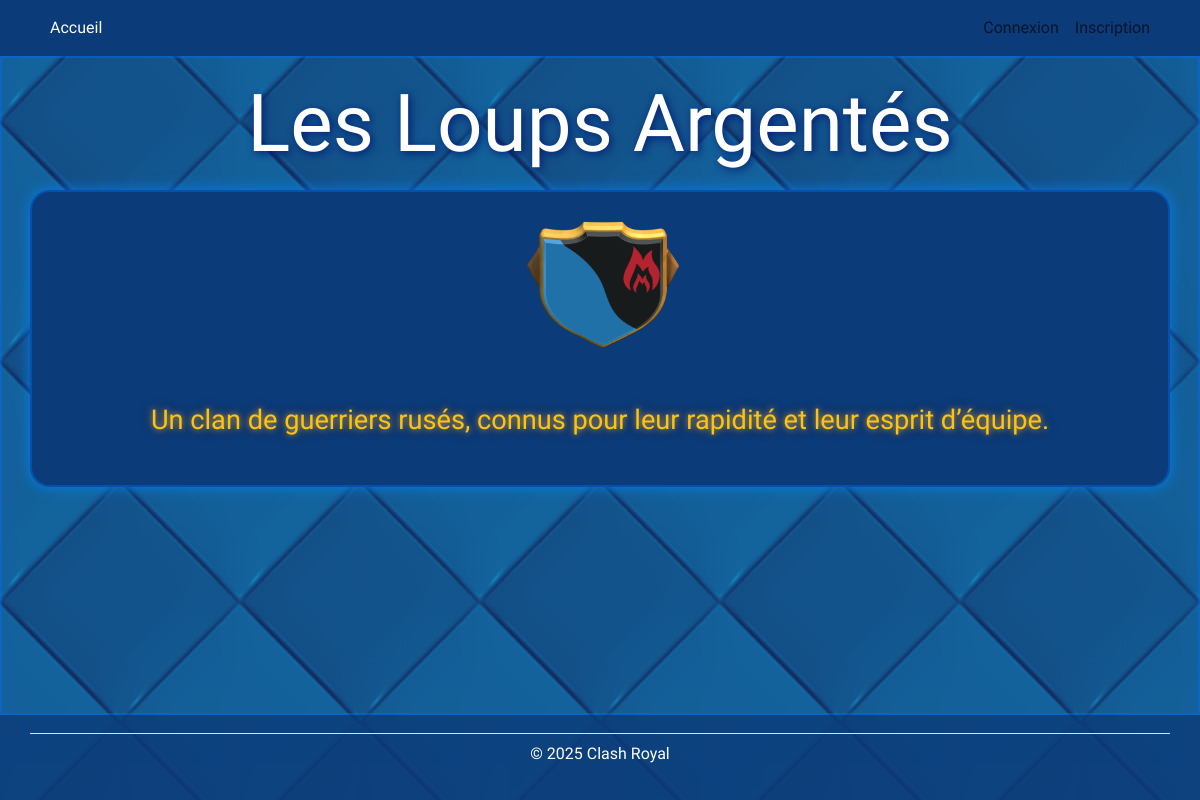
Before: /vue/clanDescriptif.php?id=1 with the older database file.
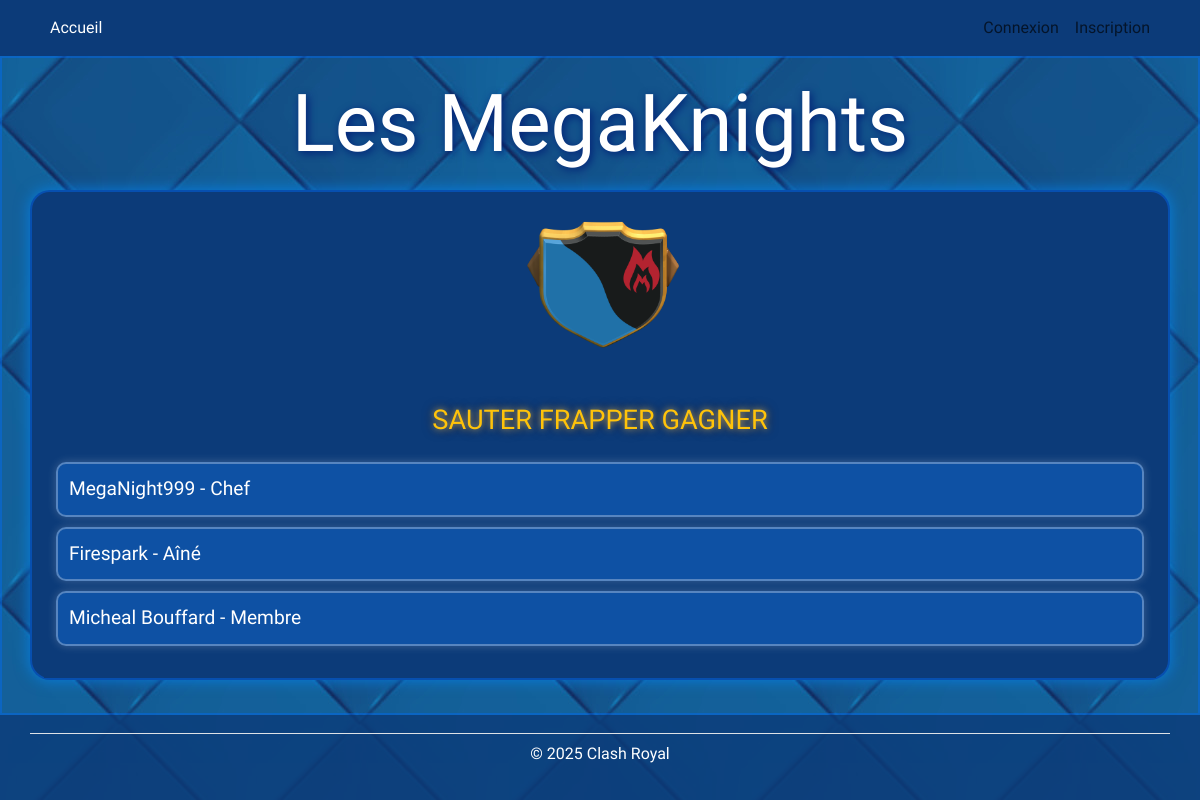
After: the same page with the newer database file.
### tables this page shows
CREATE TABLE Clan(
    Id_Clan INT AUTO_INCREMENT,
    nom_clan VARCHAR(150)  NOT NULL,
    description_clan VARCHAR(500)  NOT NULL,
    prive BOOLEAN NOT NULL,
    PRIMARY KEY(Id_Clan),
    UNIQUE(nom_clan)
);

CREATE TABLE UtilisateurClan(
    Id_Clan INT,
    Id_Utilisateur INT,
    Id_Role INT,
    PRIMARY KEY(Id_Clan, Id_Utilisateur, Id_Role),
    FOREIGN KEY(Id_Clan) REFERENCES Clan(Id_Clan),
    FOREIGN KEY(Id_Utilisateur) REFERENCES Utilisateur(Id_Utilisateur),
    FOREIGN KEY(Id_Role) REFERENCES Role(Id_Role)
);

CREATE TABLE Utilisateur(
    Id_Utilisateur INT AUTO_INCREMENT,
    nom VARCHAR(100)  NOT NULL,
    mot_de_passe VARCHAR(255)  NOT NULL,
    PRIMARY KEY(Id_Utilisateur),
    UNIQUE(nom)
);

CREATE TABLE Role(
    Id_Role INT AUTO_INCREMENT,
    role VARCHAR(30) ,
    PRIMARY KEY(Id_Role)
);

### modele/modeleClan.php (called while the page is built, shortened)
<?php
class ModeleClan
{
    public static function ObtenirClanParId($idClan)
    {
        $connexion = BD::ObtenirConnexion();
        $req = $connexion->prepare(
            "SELECT * FROM Clan WHERE Id_Clan = :Id_Clan"
        );
        $req->bindParam(':Id_Clan', $idClan);
        $req->execute();
        return $req;
    }
    public static function ObtenirUtilisateursClan($idClan)
    {
        $connexion = BD::ObtenirConnexion();
        $req = $connexion->prepare("SELECT Id_Utilisateur, Id_Role FROM UtilisateurClan WHERE Id_Clan = :idClan");
        $req->bindParam(':idClan', $idClan);
        $req->execute();
        return $req;
    }
    public static function ObtenirRoleNom($id_role)
    {
        $connexion = BD::ObtenirConnexion();
        $req = $connexion->prepare("SELECT role FROM Role WHERE Id_Role = :id_role");
        $req->bindParam(':id_role', $id_role);
        $req->execute();
        return $req;
    }
}
?>

### modele/modeleUtilisateurs.php (called while the page is built, shortened)
<?php
class ModeleUtilisateurs
{
    public static function ObtenirTout($idUtilisateur)
    {
        $connexion = BD::ObtenirConnexion();
        $req = $connexion->prepare(
            "SELECT * FROM Utilisateur WHERE Id_Utilisateur = :idUtilisateur"
        );
        $req->bindParam(':idUtilisateur', $idUtilisateur);
        $req->execute();
        return $req;
    }
}

### vue/clanDescriptif.php (the view, shortened to what this page needs)
<?php $titreOnglet = 'Clans';
require_once "modele/modeleClan.php";
require_once "modele/modeleUtilisateurs.php" ?>
<?php ob_start();
$requeteClans = ModeleClan::ObtenirClanParId($_GET['id']);
$clan = $requeteClans->fetch();
?>
<h1 class="text-center big-goofy-title"><?php echo $clan["nom_clan"]; ?></h1>
<div class="container bg-blue-900 tableau">
    <img class="ClanImage" src="Images/Clans/<?= htmlspecialchars($clan['Id_Clan']) ?>.png">
    <h2 class="text-center"><?php echo $clan["description_clan"] ?></h2>
    <div class="container bg-blue-900" style="padding-bottom: 2%;">
        <div>
            <?php $requeteUtilisateurs = ModeleClan::ObtenirUtilisateursClan($clan['Id_Clan']);
            while ($utilisateurs = $requeteUtilisateurs->fetch()) { ?>
                <div class="panel-nom" style="padding: 1%;" data-id="<?=$utilisateurs['Id_Utilisateur'] ?>">
                    <?php $requetenom = ModeleUtilisateurs::ObtenirTout($utilisateurs['Id_Utilisateur']);
                    $requeteRole = ModeleClan::ObtenirRoleNom($utilisateurs['Id_Role']);
                    $utilisateur = $requetenom->fetch();
                    $role = $requeteRole->fetch();
                    echo $utilisateur['nom'] . ' - ' . $role['role']; ?>
                </div>
            <?php } ?>
        </div>
    </div>
</div>
<?php $contenu = ob_get_clean(); ?>
<?php require 'vue/gabarit.php'; ?>

### vue/gabarit.php (shortened to what this page needs)
<!DOCTYPE html>
<html lang="fr">
<head>
    <link rel="stylesheet" href="css/style.css">
    <link href="https://cdn.jsdelivr.net/npm/bootstrap@5.3.8/dist/css/bootstrap.min.css" rel="stylesheet">
</head>
<body class="d-flex flex-column min-vh-100 p-0 m-0">
    <header class="bg-primary">
        <?php
        require_once 'vue/menu.php';
        ?>
    </header>
    <main class="pt-2 flex-fill bg-light">
        <?php
        echo $contenu;
        ?>
    </main>
    <footer>
        <p class="container text-center py-2 mt-2 border-top">&copy; 2025 Clash Royal </p>
    </footer>
</body>
</html>

### vue/menu.php (shortened to what this page needs)
<nav class="navbar navbar-expand-sm bg-blue-900" aria-label="Navigation principale">
    <div class="container">
        <div class="collapse navbar-collapse" id="navbar">
            <ul class="navbar-nav me-auto">
                <li class="nav-item">
                    <a
                        class="nav-link <?php NavClass("afficherPageAccueil"); ?> <?php NavClassDefault(); ?>"
                        href="index.php?action=afficherPageAccueil">
                        Accueil
                    </a>
                </li>
            </ul>
            <ul class="navbar-nav">
                <?php if (!estConnecte()) { ?>
                <li class="nav-item">
                    <a
                        class="nav-link <?php NavClass("afficherPageConnexion"); ?>"
                        href="index.php?action=afficherPageConnexion">
                        Connexion
                    </a>
                </li>
                <li class="nav-item">
                    <a
                        class="nav-link <?php NavClass("afficherPageInscription"); ?>"
                        href="index.php?action=afficherPageInscription">
                        Inscription
                    </a>
                </li>
                <?php } ?>
            </ul>
        </div>
    </div>
</nav>
<?php
function NavClass($menu)
{
    if (isset($_GET['action']) && $_GET['action'] === $menu) {
        echo ' active ';
    }
}
function NavClassDefault()
{
    if (!isset($_GET['action'])) {
        echo ' active ';
    }
}
function estConnecte()
{
    return isset($_SESSION['utilisateur']);
}
?>

### css/style.css (style rules this page uses)
body, main { font-family: 'Luckiest Guy', cursive; color: white; background-image: url("../Images/Autres/Background.jpg"); background-repeat: repeat; background-size: auto; background-attachment: fixed; }
header { font-family: 'Luckiest Guy', cursive; }
.nav-link.active { color: #ffffff !important; }
main { border: 2px solid rgba(0, 110, 255, 0.4); padding-bottom: 20px; }
footer { font-family: 'Luckiest Guy', cursive; text-align: center; padding: 10px; background-color: rgba(12, 59, 121, 0.8); color: white; position: relative; bottom: 0; width: 100%; padding-top: 10px; }
.tableau { border-radius: 20px; border: 2px solid rgba(0, 110, 255, 0.4); box-shadow: 0 0 15px rgba(0, 140, 255, 0.7); }
.bg-blue-900 { background-color: #0c3b79; }
.big-goofy-title { font-size: 5rem; text-shadow: 2px 2px 8px rgb(2, 29, 117); stroke: url(#ffffff); padding: 10px; }
h2.text-center { font-family: 'Luckiest Guy', cursive; font-size: 1.7rem; line-height: 1.6; text-align: center; max-width: 900px; margin: 20px auto; color: rgb(255, 195, 10); text-shadow: 0 0 6px rgba(255, 230, 120, 0.7), 0 0 12px rgb(74, 27, 1); }
.ClanImage { display: block; margin: 20px auto; width:15%; }
.panel-nom { background-color: rgba(16, 105, 207, 0.5); border: 2px solid rgba(255, 255, 255, 0.3); border-radius: 10px; box-shadow: 0 0 10px rgba(255, 255, 255, 0.2); padding: 10px; margin: 10px 0; font-size: 1.2rem; }

Changed rows visible on the page:
changed clan: nom_clan "Les Loups Argentés" → "Les MegaKnights"; description_clan "Un clan de guerriers rusés, connus pour leur rapidité et leur esprit d’équipe." → "SAUTER FRAPPER GAGNER"
added utilisateurclan: Id_Utilisateur.nom "MegaNight999", Id_Role.role "Chef"
added utilisateurclan: Id_Utilisateur.nom "Firespark", Id_Role.role "Aîné"
added utilisateurclan: Id_Utilisateur.nom "Micheal Bouffard", Id_Role.role "Membre"
